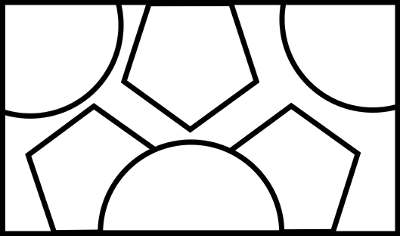
#> input picture _images/compo_from_image.jpeg, 400 x 236 px
$ python -i painting.py   (imports and definitions only)
#> lines starting #> are read from the running program, lines starting #| are printed output that depends on the picture
#> further down, picture is the input picture: shape (236, 400); min 0, max 255, mean 216.4
import numpy as np
from PIL import Image, ImageFilter

def to_painting(np_image, saturation=1.4, black=0.006):
    """Transforms any photo into some kind of painting.

    Transforms any photo into some kind of painting. Saturation
    tells at which point the colors of the result should be
    flashy. ``black`` gives the amount of black lines wanted.

    np_image : a numpy image
    """
#> called with saturation = 1.4, black = 0.006
    image = Image.fromarray(np_image)
    image = image.filter(ImageFilter.EDGE_ENHANCE_MORE)
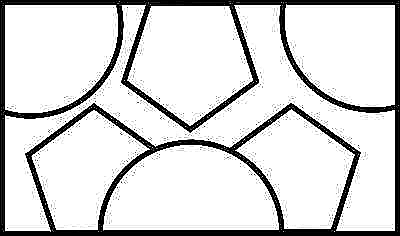
#> image: PIL image 400x236 L; min 0, max 255, mean 215.4


    # Convert the image to grayscale
    grayscale_image = image.convert("L")

    # Find the image edges
    edges_image = grayscale_image.filter(ImageFilter.FIND_EDGES)
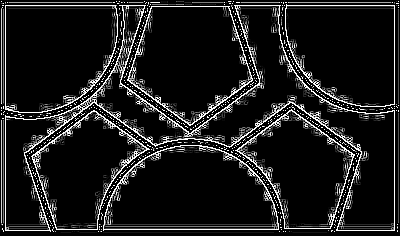
#> edges_image: PIL image 400x236 L; min 0, max 255, mean 28.3

    # Convert the edges image to a numpy array
    edges = np.array(edges_image)

    # Create the darkening effect
    darkening = black * (255 * np.dstack(3 * [edges]))
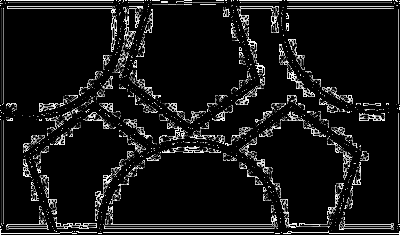
#> darkening: shape (236, 400, 3) float64; min 0, max 1.53, mean 0.138; drawn with min black and max white

    # Apply the painting effect
#> (the run stopped early here; a loop or call above may not have finished)

$ run again, on _images/explanations.jpeg
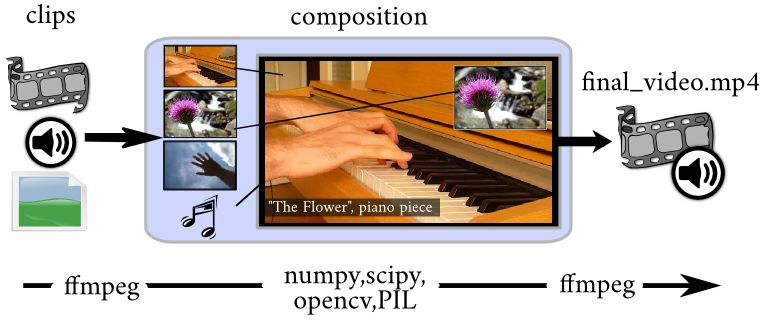
#> input picture _images/explanations.jpeg, 765 x 328 px
#> in to_painting, `edges_image = grayscale_image.filter(ImageFilter.FIND_EDGES)`:
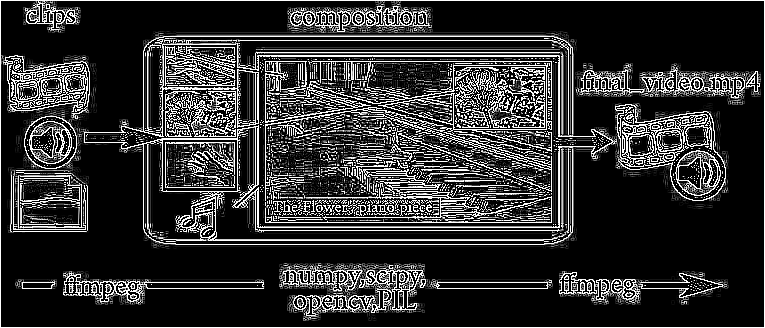
#> edges_image: PIL image 765x328 L; min 0, max 255, mean 48.9
#> in to_painting, `darkening = black * (255 * np.dstack(3 * [edges]))`:
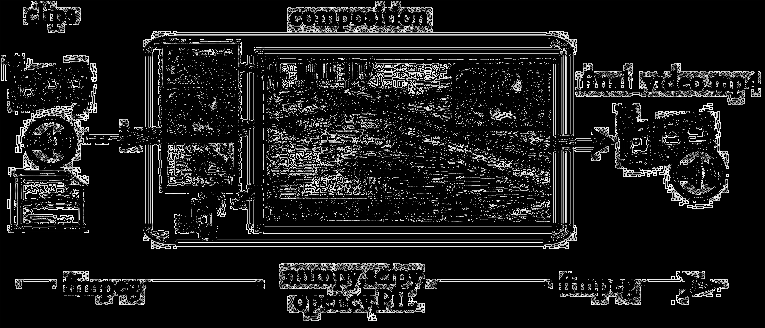
#> darkening: shape (328, 765, 3) float64; min 0, max 1.53, mean 0.154; drawn with min black and max white
